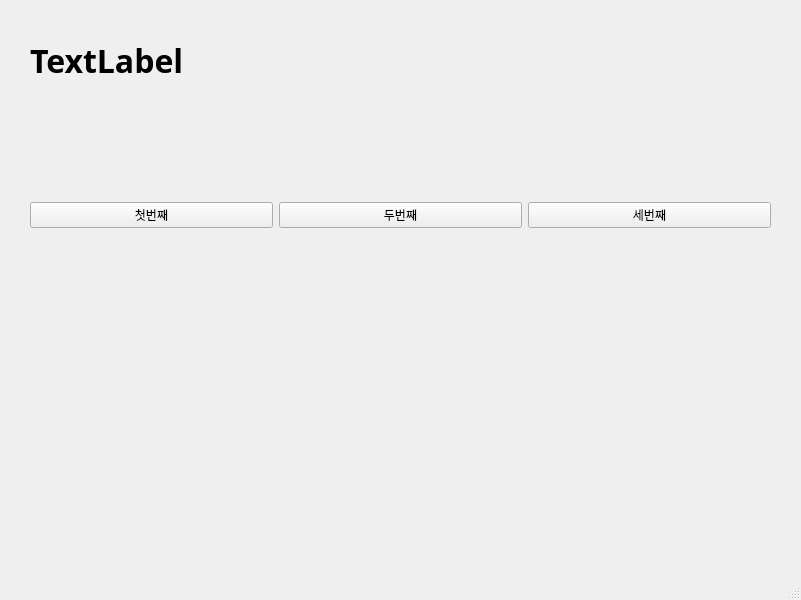
<?xml version="1.0" encoding="UTF-8"?>
<ui version="4.0">
 <class>MainWindow</class>
 <widget class="QMainWindow" name="MainWindow">
  <property name="geometry">
   <rect>
    <x>0</x>
    <y>0</y>
    <width>801</width>
    <height>600</height>
   </rect>
  </property>
  <property name="windowTitle">
   <string>MainWindow</string>
  </property>
  <widget class="QWidget" name="centralwidget">
   <widget class="QWidget" name="horizontalLayoutWidget">
    <property name="geometry">
     <rect>
      <x>30</x>
      <y>130</y>
      <width>741</width>
      <height>171</height>
     </rect>
    </property>
    <layout class="QHBoxLayout" name="horizontalLayout">
     <item>
      <widget class="QPushButton" name="pushButton_2">
       <property name="text">
        <string>첫번째</string>
       </property>
      </widget>
     </item>
     <item>
      <widget class="QPushButton" name="pushButton_3">
       <property name="text">
        <string>두번째</string>
       </property>
      </widget>
     </item>
     <item>
      <widget class="QPushButton" name="pushButton">
       <property name="text">
        <string>세번째</string>
       </property>
      </widget>
     </item>
    </layout>
   </widget>
   <widget class="QLabel" name="label">
    <property name="geometry">
     <rect>
      <x>30</x>
      <y>30</y>
      <width>731</width>
      <height>61</height>
     </rect>
    </property>
    <property name="font">
     <font>
      <family>맑은 고딕</family>
      <pointsize>24</pointsize>
      <weight>75</weight>
      <bold>true</bold>
     </font>
    </property>
    <property name="text">
     <string>TextLabel</string>
    </property>
   </widget>
  </widget>
  <widget class="QMenuBar" name="menubar">
   <property name="geometry">
    <rect>
     <x>0</x>
     <y>0</y>
     <width>801</width>
     <height>26</height>
    </rect>
   </property>
  </widget>
  <widget class="QStatusBar" name="statusbar"/>
 </widget>
 <resources/>
 <connections>
  <connection>
   <sender>pushButton_2</sender>
   <signal>clicked()</signal>
   <receiver>MainWindow</receiver>
   <slot>firstClick()</slot>
   <hints>
    <hint type="sourcelabel">
     <x>74</x>
     <y>238</y>
    </hint>
    <hint type="destinationlabel">
     <x>144</x>
     <y>312</y>
    </hint>
   </hints>
  </connection>
  <connection>
   <sender>pushButton_3</sender>
   <signal>clicked()</signal>
   <receiver>MainWindow</receiver>
   <slot>secondClick()</slot>
   <hints>
    <hint type="sourcelabel">
     <x>332</x>
     <y>242</y>
    </hint>
    <hint type="destinationlabel">
     <x>378</x>
     <y>312</y>
    </hint>
   </hints>
  </connection>
  <connection>
   <sender>pushButton</sender>
   <signal>clicked()</signal>
   <receiver>MainWindow</receiver>
   <slot>thirdClick()</slot>
   <hints>
    <hint type="sourcelabel">
     <x>567</x>
     <y>242</y>
    </hint>
    <hint type="destinationlabel">
     <x>617</x>
     <y>320</y>
    </hint>
   </hints>
  </connection>
 </connections>
 <slots>
  <slot>firstClick()</slot>
  <slot>secondClick()</slot>
  <slot>thirdClick()</slot>
 </slots>
</ui>
